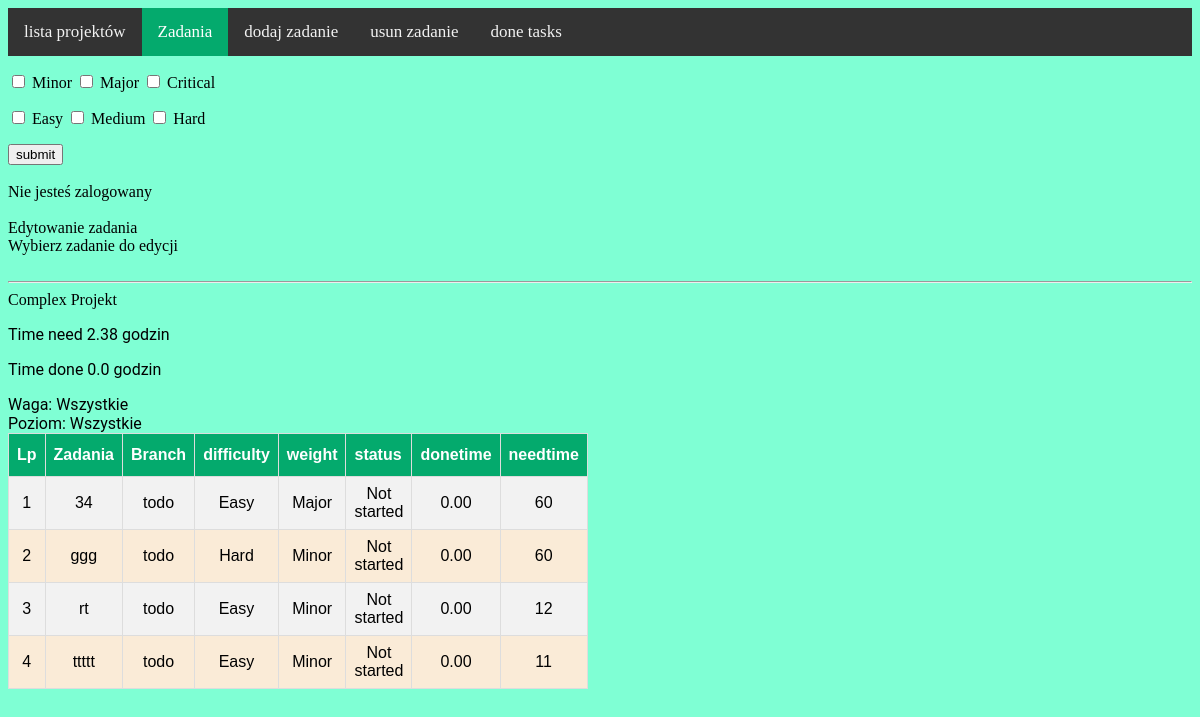
The app's page /management/zadania/1 with its own data.
### management/models.py (models this page shows, shortened)
class Projects(models.Model):
    project = models.CharField(max_length=255, blank=True, unique=True)
    created = models.DateTimeField(auto_now_add=True)

class Task(models.Model):
    title = models.CharField(max_length=255, unique=True)
    task = models.TextField()
    branch = models.PositiveSmallIntegerField(choices=Branch.BRANCH, default=0)
    created = models.DateTimeField(auto_now_add=True)
    modified = models.DateTimeField(auto_now=True)
    timeneed = models.IntegerField()
    timedone = models.DecimalField(max_digits=6, decimal_places=2,default=0)
    weight = models.PositiveSmallIntegerField(choices=Weight.WEIGHT, default=0)
    level = models.PositiveSmallIntegerField(choices=Level.LEVEL, default=0)
    status = models.PositiveSmallIntegerField(choices=Status.STATUS, default=0)
    projekt = models.ForeignKey(Projects, on_delete=models.CASCADE, default=None)
    timeusing = models.IntegerField(blank=True, default=0)

### management/views.py (the view)
# urls.py: path('zadania/<int:projekt_id>', zadania, name="zadania"),
def zadania(request, projekt_id: int):
    poziom = "Wszystkie"
    waga = "Wszystkie"
    projekt = Projects.objects.filter(id=projekt_id)
    name_of_projekt = projekt[0].project
    zadania = Task.objects.all().filter(projekt=projekt_id, status__lt=2)
    lista = [zadania, waga, poziom]
    if request.method == 'POST':
        weight = request.POST.getlist('weight')
        level = request.POST.getlist('level')
        lista = (check_waga(projekt_id, weight, level))
    suma_need = zadania.aggregate(Sum('timeneed'))
    czasy = podliczenie_czasow(suma_need, projekt_id)
    contex = {"zadania": lista[0], "nr_projektu": projekt_id, "side": "show",
              "time_need": czasy[1], "time_done": czasy[0], "is_task": czasy[2],
              "nazwa_projektu": name_of_projekt, "waga": lista[1], "poziom": lista[2]}
    return render(request, "zadania.html", contex)

### templates/management/zadania.html (shortened to what this page needs)
{% extends 'base.html'%}
{% load static %}
{% load management_extras %}
{% block styles %}
<link href="{% static 'management/style.css' %}" rel="stylesheet">
{% endblock %}
{% block content %}
<div class="topnav">
  <a  href="{% url 'management:start' %}">lista projektów</a>
  {% if side == "delete" %}
    <a   href="{% url 'management:zadania' nr_projektu %}">Zadania</a>
    <a href="{% url 'management:add_task' nr_projektu%}">dodaj zadanie</a>
    <a class="active" href="{% url 'management:delete_task' nr_projektu %}">usun zadanie</a>
    <a href="{% url 'management:done_task' nr_projektu %}">done tasks</a>
  {% elif side == "show" %}
    <a  class="active" href="{% url 'management:zadania' nr_projektu %}">Zadania</a>
    <a href="{% url 'management:add_task' nr_projektu %}">dodaj zadanie</a>
    <a href="{% url 'management:delete_task' nr_projektu %}">usun zadanie</a>
    <a href="{% url 'management:done_task' nr_projektu %}">done tasks</a>
  {% else %}
    <a href="{% url 'management:zadania' nr_projektu %}">Zadania</a>
    <a href="{% url 'management:add_task' nr_projektu %}">dodaj zadanie</a>
    <a href="{% url 'management:delete_task' nr_projektu %}">usun zadanie</a>
    <a class="active"  href="{% url 'management:done_task' nr_projektu %}">done tasks</a>
  {% endif %}
</div>
<form action="" method="post">
    <div class="form_check">
        <p>
        <input type="checkbox" value="Minor" id="minor" name="weight">
        <label for="minor">Minor</label>
        <input type="checkbox" value="Major" id="major" name="weight">
        <label for="major">Major</label>
        <input type="checkbox" value="Critical" id="critical" name="weight">
        <label for="critical">Critical</label>
    </p>
    </div>
    <div class="form_check">
        <p>
        <input type="checkbox" value="Easy" id="easy" name="level">
        <label for="easy">Easy</label>
        <input type="checkbox" value="Medium" id="medium" name="level">
        <label for="medium">Medium</label>
        <input type="checkbox" value="Hard" id="hard" name="level">
        <label for="hard">Hard</label>
        </p>
</div>
    <button type="submit">submit</button>
</form>
<div>
    {% if user.is_authenticated %}
    <h1 class="display-4"> Zalogowany jako {{ user.username }}</h1>
{% else %}
        <br><div>Nie jesteś zalogowany </div><br>
{% endif %}
</div>
<div>
  {% if side == "delete" %}
    Usuwanie zadania <br> Wybierz zadanie do usuniecia
  {% elif side == "show" %}
    Edytowanie zadania <br> Wybierz zadanie do edycji
  {% else %}
    Zakończone zadania
  {% endif %}
  <br><br>
</div>
<hr>
<div class="nazwa-projektu">
  {{ nazwa_projektu }}<br>
</div>
<header>
  {% if side == "done" %}
    <p>Time need {{ suma_timeneed_done }} godzin</p>
    <p>Time done {{ suma_done_done }} godzin</p>
  {% else %}
    <p>Time need {{ time_need }} godzin</p>
    <p>Time done {{ time_done }} godzin</p>
  {% endif %}
Waga: {{ waga }}<br>
Poziom: {{ poziom }}
</header>
<table id="customers">
  <tr>
    <th class="lp">Lp</th>
    <th>Zadania</th>
    <th>Branch</th>
    <th>difficulty</th>
    <th>weight</th>
    <th>status</th>
    <th>donetime</th>
    <th>needtime</th>
  </tr>
  {% for zadanie in zadania %}
  <tr class="lp">
    <td class="lp">{{ forloop.counter }}</td>
      {% if side == "delete" %}
        <td><a href="{% url 'management:remove_task' zadanie.id nr_projektu %}">{{ zadanie.title }}</a></td>
      {% else %}
        <td><a href="{% url 'management:check_task' zadanie.id nr_projektu %}">{{ zadanie.title }}</a></td>
      {% endif %}
    <td>{{ zadanie.get_branch_display }}</td>
    <td>{{ zadanie.get_level_display }}</td>
    <td>{{ zadanie.get_weight_display }}</td>
    <td>{{ zadanie.get_status_display }}</td>
    <td>{{ zadanie.timedone }}</td>
    <td>{{ zadanie.timeneed }}</td>
  </tr>
    {% empty %}
    <h2>brak zadań do wyświetlenia</h2>
  {% endfor %}
</table>
{% endblock %}

### management/static/management/style.css (style rules this page uses)
body { background-color: aquamarine; }
#customers { font-family: Arial, Helvetica, sans-serif; border-collapse: collapse; width: 30%; background-color: antiquewhite; text-decoration: none; }
#customers td, #customers th { border: 1px solid #ddd; padding: 8px; }
#customers tr:nth-child(even) { background-color: #f2f2f2; }
#customers th { padding-top: 12px; padding-bottom: 12px; text-align: left; background-color: #04AA6D; color: white; }
.lp { text-align: center; }
.lp a:link { color: black; text-decoration: none; }
.topnav { background-color: #333; overflow: hidden; }
.topnav a { float: left; color: #f2f2f2; text-align: center; padding: 14px 16px; text-decoration: none; font-size: 17px; }
.topnav a.active { background-color: #04AA6D; color: white; }
header { color: black; font-family: "Roboto", "Lucida Grande", "DejaVu Sans", "Bitstream Vera Sans", Verdana, Arial, sans-serif; }

### records on screen
Projects: project "Complex Projekt"
Task: title "34", branch "todo", level "Easy", weight "Major", status "Not started", timedone "0.00", timeneed "60"
Task: title "ggg", branch "todo", level "Hard", weight "Minor", status "Not started", timedone "0.00", timeneed "60"
Task: title "rt", branch "todo", level "Easy", weight "Minor", status "Not started", timedone "0.00", timeneed "12"
Task: title "ttttt", branch "todo", level "Easy", weight "Minor", status "Not started", timedone "0.00", timeneed "11"

### other values on screen
{{ time_need }} "2.38"
{{ time_done }} "0.0"
{{ waga }} "Wszystkie"
{{ poziom }} "Wszystkie"
